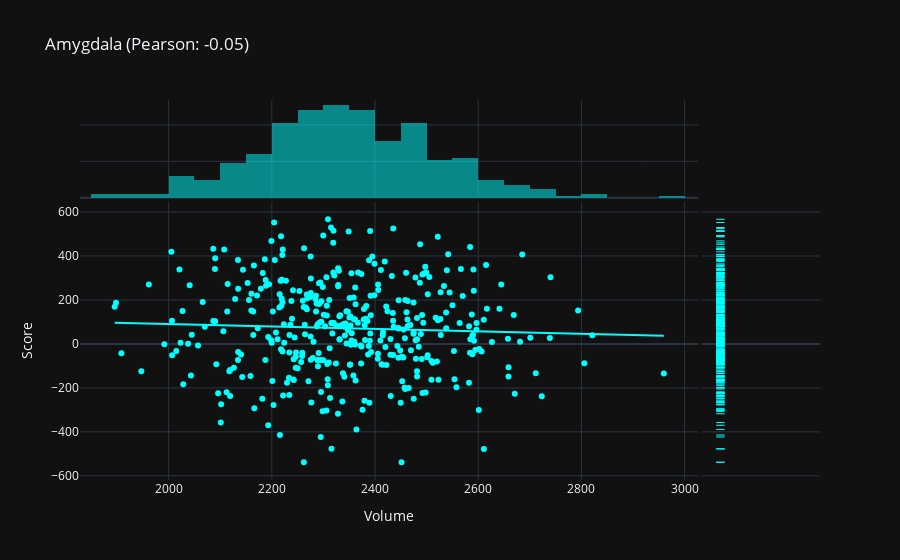

The notebook cell this image was saved under:
### Markdown cell above
## We can dial into these figures!

Interactive figures can have multiple representations of the data, which is one of the many things that makes them cool. Yet, we can still select the type of data we are interested in and use it!

### Code cell
nlx.papers["10.55458/neurolibre.alberta2"].create_plotly_object_from('fig1')
#nlx.papers["10.55458/neurolibre.alberta2"].create_plotly_object_from('fig1', select_trace_type="histogram")
#nlx.papers["10.55458/neurolibre.alberta2"].create_plotly_object_from('fig1', select_trace_type="box")
#nlx.papers["10.55458/neurolibre.alberta2"].create_plotly_object_from('fig1', select_trace_type="scatter")
#nlx.papers["10.55458/neurolibre.alberta2"].create_plotly_object_from('fig1', select_trace_type="scatter",select_trace_mode="markers")

### Figure 1 — Plotly figure (JSON) as saved in the notebook; plotly's stock layout.template omitted (floating-point values rounded to 4 significant figures; data arrays with more than 128 entries replaced by an {"elided": "..."} marker saying what was removed)
{"data": [{"hovertemplate": "Volume=%{x}<br>Score=%{y}<extra></extra>", "legendgroup": "", "marker": {"color": "cyan", "symbol": "circle"}, "mode": "markers", "name": "", "orientation": "v", "showlegend": false, "type": "scatter", "x": {"elided": "400 float values"}, "xaxis": "x", "y": {"elided": "400 float values"}, "yaxis": "y"}, {"alignmentgroup": "True", "bingroup": "x", "hovertemplate": "Volume=%{x}<br>count=%{y}<extra></extra>", "legendgroup": "", "marker": {"color": "cyan"}, "name": "", "offsetgroup": "", "opacity": 0.5, "showlegend": false, "type": "histogram", "x": {"elided": "400 float values"}, "xaxis": "x3", "yaxis": "y3"}, {"alignmentgroup": "True", "boxpoints": "all", "fillcolor": "rgba(255,255,255,0)", "hoveron": "points", "hovertemplate": "Score=%{y}<extra></extra>", "jitter": 0, "legendgroup": "", "line": {"color": "rgba(255,255,255,0)"}, "marker": {"color": "cyan", "symbol": "line-ew-open"}, "name": "", "offsetgroup": "", "showlegend": false, "type": "box", "xaxis": "x2", "y": {"elided": "400 float values"}, "yaxis": "y2"}, {"hovertemplate": "<b>OLS trendline</b><br>Score = -0.0561263 * Volume + 203.138<br>R<sup>2</sup>=0.002158<br><br>Volume=%{x}<br>Score=%{y} <b>(trend)</b><extra></extra>", "legendgroup": "", "marker": {"color": "cyan", "symbol": "circle"}, "mode": "lines", "name": "", "showlegend": false, "type": "scatter", "x": {"elided": "400 float values"}, "xaxis": "x", "y": {"elided": "400 float values"}, "yaxis": "y"}], "layout": {"autosize": true, "barmode": "overlay", "legend": {"tracegroupgap": 0}, "title": {"text": "Amygdala (Pearson: -0.05)"}, "xaxis": {"anchor": "y", "autorange": true, "domain": [0, 0.8358], "range": [1830.0, 3025.0], "title": {"text": "Volume"}, "type": "linear"}, "xaxis2": {"anchor": "y2", "autorange": true, "domain": [0.8408, 1], "matches": "x2", "range": [-0.5199, 0.5], "showgrid": false, "showline": false, "showticklabels": false, "ticks": "", "type": "category"}, "xaxis3": {"anchor": "y3", "autorange": true, "domain": [0, 0.8358], "matches": "x", "range": [1830.0, 3025.0], "showgrid": true, "showticklabels": false, "type": "linear"}, "xaxis4": {"anchor": "y4", "domain": [0.8408, 1], "matches": "x2", "showgrid": false, "showline": false, "showticklabels": false, "ticks": ""}, "yaxis": {"anchor": "x", "autorange": true, "domain": [0, 0.7326], "range": [-617.2, 645.5], "title": {"text": "Score"}, "type": "linear"}, "yaxis2": {"anchor": "x2", "autorange": true, "domain": [0, 0.7326], "matches": "y", "range": [-617.2, 645.5], "showgrid": true, "showticklabels": false, "type": "linear"}, "yaxis3": {"anchor": "x3", "autorange": true, "domain": [0.7426, 1], "matches": "y3", "range": [0, 53.68], "showgrid": true, "showline": false, "showticklabels": false, "ticks": ""}, "yaxis4": {"anchor": "x4", "domain": [0.7426, 1], "matches": "y3", "showgrid": true, "showline": false, "showticklabels": false, "ticks": ""}}}
